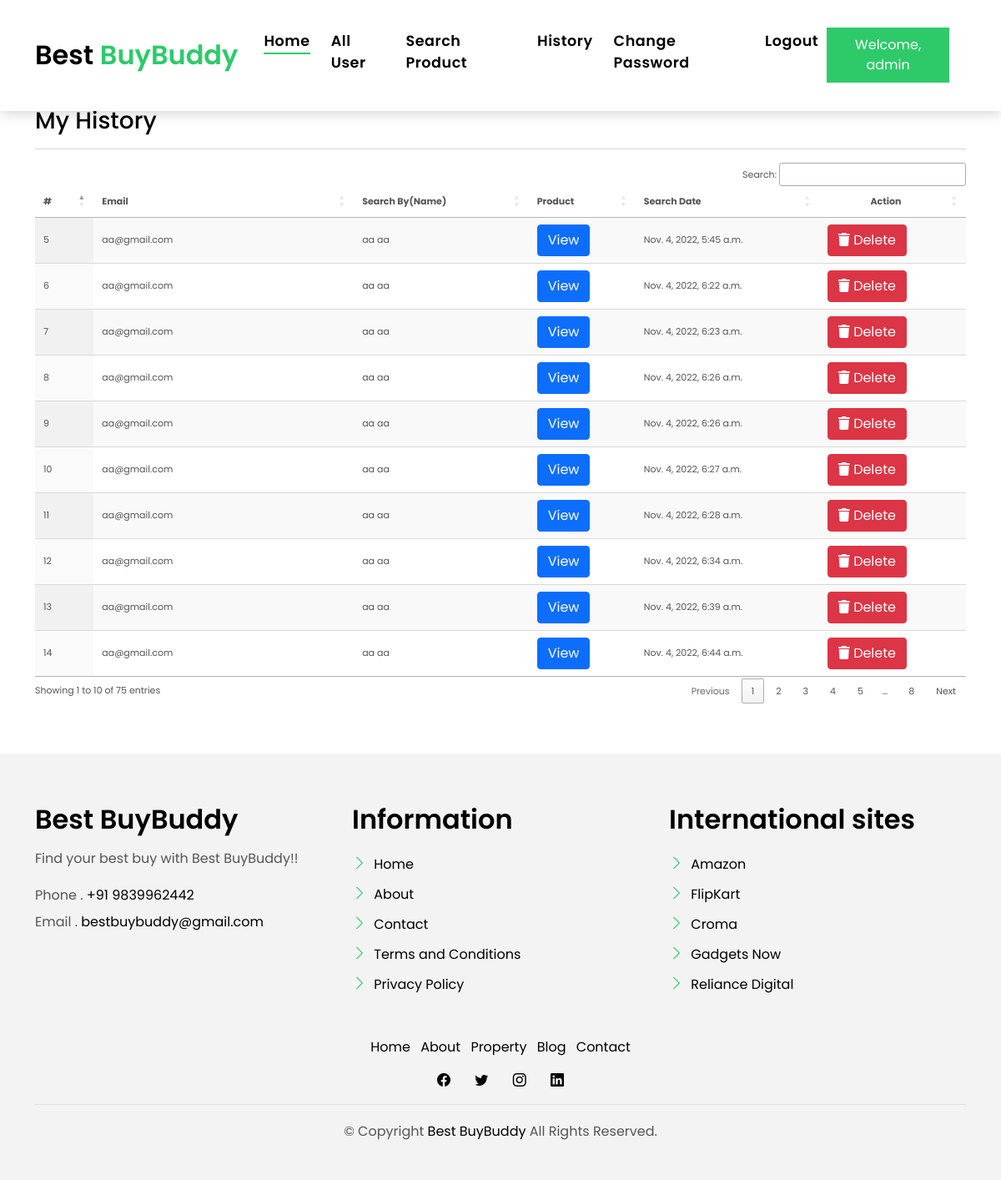
Screenshot of /my-history/ (signed in) with the database file from the repository.
### myapp/models.py (models this page shows, shortened)
class History(models.Model):
    user = models.ForeignKey(User, on_delete=models.CASCADE, null=True, blank=True)
    product = models.TextField(null=True, default={'object':[]}, blank=True)
    created = models.DateTimeField(auto_now_add=True)

### myapp/views.py (the view)
# urls.py: path('my-history/', my_history, name="my_history"),
def my_history(request):
    history = History.objects.filter(user=request.user)
    if request.user.is_staff:
        history = History.objects.filter()
    return render(request, "my_history.html", locals())

### myapp/templates/my_history.html (shortened to what this page needs)
{% include 'base.html' %}
{% load static %}
{% block body %}
<link rel="stylesheet" href="https://cdnjs.cloudflare.com/ajax/libs/font-awesome/6.2.0/css/all.min.css" />
<section class="section-services section-t8">
    <div class="container">
    <h3>My History</h3><hr>
    <div class="table-responsive">
        <table id="example1" class="display nowrap" style="width: 100%">
            <thead>
              <tr>
                <th>#</th>
                {% if request.user.is_staff %}
                <th>Email</th>
                <th>Search By(Name)</th>
                {% endif %}
                <th>Product</th>
                <th>Search Date</th>
                <th style="text-align: center">Action</th>
              </tr>
            </thead>
            <tbody>
              {% for i in history %}
              <tr>
                <td>{{i.id}}</td>
                {% if request.user.is_staff %}
                <td>{{i.user.username}}</td>
                <td>{{i.user.first_name}} {{i.user.last_name}}</td>
                {% endif %}
                <td>
                  <a href="/history-detail/{{i.id}}/" class="btn btn-primary">View</a>
                </td>
                <td>{{i.created}}</td>
                <td>
                  <a href="/delete-history/{{i.id}}/" title="Delete History" class="btn btn-danger" onclick="return confirm('Are your sure?')"><i class="fas fa-trash" aria-hidden="true"></i> Delete</a>
                </td>
              </tr>
              {% endfor %}
            </tbody>
          </table>
    </div>
  </div>
{% include 'footer.html' %}
{% include 'tablecdn.html' %}
{% endblock  %}

### myapp/templates/base.html (shortened to what this page needs)
<!DOCTYPE html>
{% load static %}
<html lang="en">
<head>
  <link href="{% static 'assets/vendor/animate.css/animate.min.css' %}" rel="stylesheet">
  <link href="{% static 'assets/vendor/bootstrap/css/bootstrap.min.css' %}" rel="stylesheet">
  <link href="{% static 'assets/vendor/bootstrap-icons/bootstrap-icons.css' %}" rel="stylesheet">
  <link href="{% static 'assets/vendor/swiper/swiper-bundle.min.css' %}" rel="stylesheet">
  <link href="{% static 'assets/css/style.css' %}" rel="stylesheet">
</head>
<body>
  <nav class="navbar navbar-default navbar-trans navbar-expand-lg fixed-top">
    <div class="container">
      <a class="navbar-brand text-brand" href="/">Best<span class="color-b"> BuyBuddy</span></a>
      <div class="navbar-collapse collapse justify-content-center" id="navbarDefault">
        <ul class="navbar-nav">
          <li class="nav-item">
            <a class="nav-link active" href="/">Home</a>
          </li>
        {% if not request.user.is_authenticated %}
          <li class="nav-item">
            <a class="nav-link " href="/about/">About</a>
          </li>
          <li class="nav-item">
            <a class="nav-link " href="/contact/">Contact</a>
          </li>
        {% else %}
        {% if request.user.is_staff %}
          <li class="nav-item">
            <a class="nav-link " href="/all-user/">All User</a>
          </li>
        {% endif %}
          <li class="nav-item">
            <a class="nav-link " href="/search-product/">Search Product</a>
          </li>
          <li class="nav-item">
            <a class="nav-link " href="/my-history/">History</a>
          </li>
          <li class="nav-item">
            <a class="nav-link " href="/change-password/">Change Password</a>
          </li>
          <li class="nav-item">
            <a class="nav-link " href="/logout-user/">Logout</a>
          </li>
        {% endif %}
        </ul>
      </div>
        {% if not request.user.is_authenticated %}
            <a href="/register/" style="margin-right:20px">
                <button type="button" class="btn btn-b-n p-2">
                    Signup
                </button>
            </a>
            <a href="/signin/" style="margin-right:20px">
                <button type="button" class="btn btn-b-n p-2">
                    Signin
                </button>
            </a>
            <a href="/admin-signin/" style="margin-right:20px">
              <button type="button" class="btn btn-b-n p-2">
                  Admin Signin
              </button>
            </a>
       {% else %}
            <a href="{% if request.user.is_staff %}#{% else %}/update-profile/{% endif %}" style="margin-right:20px">
                <button type="button" class="btn btn-b-n p-2">
                    Welcome, {% if request.user.first_name %}{{request.user.first_name}} {{request.user.last_name}}{% else %}{{request.user.username}}{% endif %}
                </button>
            </a>
        {% endif %}
    </div>
  </nav>
</body>
</html>

### myapp/static/assets/css/style.css (style rules this page uses)
body { font-family: "Poppins", sans-serif; color: #555555; }
h1, h2, h3, h4, h5, h6 { color: #000000; }
a { color: #000000; text-decoration: none; transition: all 0.5s ease; }
.text-brand { color: #000000; font-size: 2rem; font-weight: 600; }
.color-b { color: #2eca6a; }
.section-t8 { padding-top: 8rem; }
.btn { transition: 0.5s ease; }
.btn.btn-b-n { background-color: #2eca6a; color: #ffffff; border-radius: 0; }
.navbar-default { transition: all 0.5s ease-in-out; background-color: #ffffff; padding-top: 28px; padding-bottom: 28px; -webkit-backface-visibility: hidden; backface-visibility: hidden; box-shadow: 1px 2px 15px rgba(100, 100, 100, 0.3); }
.navbar-default.navbar-trans, .navbar-default.navbar-reduce { -webkit-backface-visibility: hidden; backface-visibility: hidden; }
.navbar-default.navbar-trans .nav-item, .navbar-default.navbar-reduce .nav-item { position: relative; padding-right: 10px; padding-bottom: 8px; margin-left: 0; }
@media (min-width: 768px) { .navbar-default.navbar-trans .nav-item, .navbar-default.navbar-reduce .nav-item { margin-left: 15px; } }
.navbar-default.navbar-trans .nav-link, .navbar-default.navbar-reduce .nav-link { font-size: 1.1rem; color: #000000; font-weight: 600; letter-spacing: 0.03em; transition: all 0.1s ease-in-out; position: relative; padding-left: 0; padding-right: 0; }
.navbar-default.navbar-trans .nav-link:before, .navbar-default.navbar-reduce .nav-link:before { content: ""; position: absolute; bottom: 5px; left: 0; width: 100%; height: 2px; z-index: 0; background-color: #2eca6a; transform: scaleX(0); transform-origin: right; transition: transform 0.2s ease-out, opacity 0.2s ease-out 0.3s; }
.navbar-default.navbar-trans .show > .nav-link:before, .navbar-default.navbar-trans .active > .nav-link:before, .navbar-default.navbar-trans .nav-link.show:before, .navbar-default.navbar-trans .nav-link.active:before, .navbar-default.navbar-reduce .show > .nav-link:before, .navbar-default.navbar-reduce .active > .nav-link:before, .navbar-default.navbar-reduce .nav-link.show:before, .navbar-default.navbar-reduce .nav-link.active:before { transform: scaleX(1); }
.navbar-default.navbar-trans .nav-link:before { background-color: #2eca6a; }
.navbar-default.navbar-trans .show > .nav-link, .navbar-default.navbar-trans .active > .nav-link, .navbar-default.navbar-trans .nav-link.show, .navbar-default.navbar-trans .nav-link.active { color: #000000; }

### myapp/templates/my_history.html (style rules this page uses)
.table-responsive { font-size:11px; }
td { padding:0px; }

### rows the page displays
History: id "5", user.username "aa@gmail.com", user.first_name "aa", user.last_name "aa", created "Nov. 4, 2022, 5:45 a.m."
History: id "6", user.username "aa@gmail.com", user.first_name "aa", user.last_name "aa", created "Nov. 4, 2022, 6:22 a.m."
History: id "7", user.username "aa@gmail.com", user.first_name "aa", user.last_name "aa", created "Nov. 4, 2022, 6:23 a.m."
History: id "8", user.username "aa@gmail.com", user.first_name "aa", user.last_name "aa", created "Nov. 4, 2022, 6:26 a.m."
History: id "9", user.username "aa@gmail.com", user.first_name "aa", user.last_name "aa", created "Nov. 4, 2022, 6:26 a.m."
History: id "10", user.username "aa@gmail.com", user.first_name "aa", user.last_name "aa", created "Nov. 4, 2022, 6:27 a.m."
History: id "11", user.username "aa@gmail.com", user.first_name "aa", user.last_name "aa", created "Nov. 4, 2022, 6:28 a.m."
History: id "12", user.username "aa@gmail.com", user.first_name "aa", user.last_name "aa", created "Nov. 4, 2022, 6:34 a.m."
History: id "13", user.username "aa@gmail.com", user.first_name "aa", user.last_name "aa", created "Nov. 4, 2022, 6:39 a.m."
History: id "14", user.username "aa@gmail.com", user.first_name "aa", user.last_name "aa", created "Nov. 4, 2022, 6:44 a.m."

### other values shown
{{ request.user.username }} "admin"
